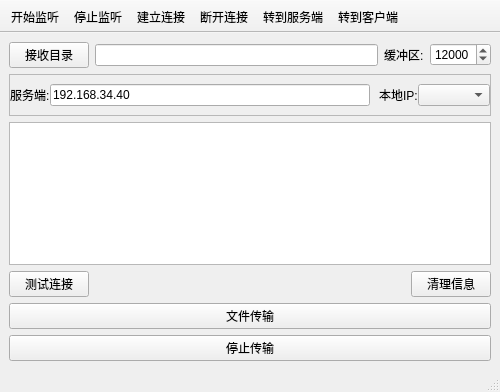
<?xml version="1.0" encoding="UTF-8"?>
<ui version="4.0">
 <class>MainWindow</class>
 <widget class="QMainWindow" name="MainWindow">
  <property name="geometry">
   <rect>
    <x>0</x>
    <y>0</y>
    <width>500</width>
    <height>392</height>
   </rect>
  </property>
  <property name="windowTitle">
   <string>MainWindow</string>
  </property>
  <property name="windowIcon">
   <iconset>
    <normaloff>:/res/icons/log.png</normaloff>:/res/icons/log.png</iconset>
  </property>
  <widget class="QWidget" name="centralwidget">
   <layout class="QVBoxLayout" name="verticalLayout_3">
    <item>
     <layout class="QHBoxLayout" name="horizontalLayout">
      <item>
       <widget class="QPushButton" name="chooseDirBtn">
        <property name="text">
         <string>接收目录</string>
        </property>
       </widget>
      </item>
      <item>
       <widget class="QLineEdit" name="dirShowLineEdit">
        <property name="sizePolicy">
         <sizepolicy hsizetype="Expanding" vsizetype="Fixed">
          <horstretch>0</horstretch>
          <verstretch>0</verstretch>
         </sizepolicy>
        </property>
       </widget>
      </item>
      <item>
       <widget class="QLabel" name="label_4">
        <property name="text">
         <string>缓冲区:</string>
        </property>
       </widget>
      </item>
      <item>
       <widget class="QSpinBox" name="spinBox_bufferSize">
        <property name="minimum">
         <number>1</number>
        </property>
        <property name="maximum">
         <number>65536</number>
        </property>
        <property name="value">
         <number>12000</number>
        </property>
       </widget>
      </item>
     </layout>
    </item>
    <item>
     <widget class="QFrame" name="frame">
      <property name="maximumSize">
       <size>
        <width>16777215</width>
        <height>42</height>
       </size>
      </property>
      <property name="frameShape">
       <enum>QFrame::StyledPanel</enum>
      </property>
      <property name="frameShadow">
       <enum>QFrame::Raised</enum>
      </property>
      <layout class="QHBoxLayout" name="horizontalLayout_6">
       <property name="spacing">
        <number>0</number>
       </property>
       <property name="leftMargin">
        <number>0</number>
       </property>
       <property name="topMargin">
        <number>0</number>
       </property>
       <property name="rightMargin">
        <number>0</number>
       </property>
       <property name="bottomMargin">
        <number>0</number>
       </property>
       <item>
        <widget class="QStackedWidget" name="stackedWidget">
         <property name="maximumSize">
          <size>
           <width>16777215</width>
           <height>40</height>
          </size>
         </property>
         <property name="currentIndex">
          <number>1</number>
         </property>
         <widget class="QWidget" name="page">
          <layout class="QVBoxLayout" name="verticalLayout_2">
           <property name="leftMargin">
            <number>0</number>
           </property>
           <item>
            <layout class="QHBoxLayout" name="horizontalLayout_3">
             <item>
              <widget class="QLabel" name="label_2">
               <property name="text">
                <string>客户端:</string>
               </property>
              </widget>
             </item>
             <item>
              <widget class="QComboBox" name="clientcomBox">
               <property name="sizePolicy">
                <sizepolicy hsizetype="Expanding" vsizetype="Fixed">
                 <horstretch>0</horstretch>
                 <verstretch>0</verstretch>
                </sizepolicy>
               </property>
              </widget>
             </item>
            </layout>
           </item>
          </layout>
         </widget>
         <widget class="QWidget" name="page_2">
          <layout class="QVBoxLayout" name="verticalLayout">
           <property name="leftMargin">
            <number>0</number>
           </property>
           <item>
            <layout class="QHBoxLayout" name="horizontalLayout_2">
             <property name="spacing">
              <number>0</number>
             </property>
             <item>
              <widget class="QLabel" name="label">
               <property name="mouseTracking">
                <bool>true</bool>
               </property>
               <property name="text">
                <string>服务端:</string>
               </property>
              </widget>
             </item>
             <item>
              <widget class="QLineEdit" name="serverAddressLineEdit">
               <property name="text">
                <string>192.168.34.40</string>
               </property>
              </widget>
             </item>
            </layout>
           </item>
          </layout>
         </widget>
        </widget>
       </item>
       <item>
        <layout class="QHBoxLayout" name="horizontalLayout_5">
         <item>
          <widget class="QLabel" name="label_3">
           <property name="text">
            <string>本地IP:</string>
           </property>
          </widget>
         </item>
         <item>
          <widget class="QComboBox" name="localIpComBox">
           <property name="sizePolicy">
            <sizepolicy hsizetype="Preferred" vsizetype="Fixed">
             <horstretch>0</horstretch>
             <verstretch>0</verstretch>
            </sizepolicy>
           </property>
          </widget>
         </item>
        </layout>
       </item>
      </layout>
     </widget>
    </item>
    <item>
     <widget class="QTextEdit" name="textEdit"/>
    </item>
    <item>
     <layout class="QHBoxLayout" name="horizontalLayout_4">
      <item>
       <widget class="QPushButton" name="testBtn">
        <property name="text">
         <string>测试连接</string>
        </property>
       </widget>
      </item>
      <item>
       <spacer name="horizontalSpacer_3">
        <property name="orientation">
         <enum>Qt::Horizontal</enum>
        </property>
        <property name="sizeHint" stdset="0">
         <size>
          <width>18</width>
          <height>20</height>
         </size>
        </property>
       </spacer>
      </item>
      <item>
       <spacer name="horizontalSpacer_4">
        <property name="orientation">
         <enum>Qt::Horizontal</enum>
        </property>
        <property name="sizeHint" stdset="0">
         <size>
          <width>13</width>
          <height>20</height>
         </size>
        </property>
       </spacer>
      </item>
      <item>
       <widget class="QPushButton" name="clearTextBtn">
        <property name="text">
         <string>清理信息</string>
        </property>
       </widget>
      </item>
     </layout>
    </item>
    <item>
     <widget class="QPushButton" name="fileTransmitBtn">
      <property name="text">
       <string>文件传输</string>
      </property>
     </widget>
    </item>
    <item>
     <widget class="QPushButton" name="stopSendBtn">
      <property name="text">
       <string>停止传输</string>
      </property>
     </widget>
    </item>
   </layout>
  </widget>
  <widget class="QStatusBar" name="statusbar"/>
  <widget class="QToolBar" name="toolBar">
   <property name="windowTitle">
    <string>toolBar</string>
   </property>
   <property name="movable">
    <bool>false</bool>
   </property>
   <property name="toolButtonStyle">
    <enum>Qt::ToolButtonTextUnderIcon</enum>
   </property>
   <attribute name="toolBarArea">
    <enum>TopToolBarArea</enum>
   </attribute>
   <attribute name="toolBarBreak">
    <bool>false</bool>
   </attribute>
   <addaction name="act_startListen"/>
   <addaction name="act_stopListen"/>
   <addaction name="act_connect"/>
   <addaction name="act_disconnect"/>
   <addaction name="act_server"/>
   <addaction name="act_client"/>
  </widget>
  <action name="act_startListen">
   <property name="icon">
    <iconset resource="resources.qrc">
     <normaloff>:/res/icons/开始监听.png</normaloff>:/res/icons/开始监听.png</iconset>
   </property>
   <property name="text">
    <string>开始监听</string>
   </property>
  </action>
  <action name="act_stopListen">
   <property name="icon">
    <iconset resource="resources.qrc">
     <normaloff>:/res/icons/停止监听.png</normaloff>:/res/icons/停止监听.png</iconset>
   </property>
   <property name="text">
    <string>停止监听</string>
   </property>
  </action>
  <action name="act_clearText">
   <property name="icon">
    <iconset resource="resources.qrc">
     <normaloff>:/res/icons/清除文本.png</normaloff>:/res/icons/清除文本.png</iconset>
   </property>
   <property name="text">
    <string>清理文本</string>
   </property>
  </action>
  <action name="act_connect">
   <property name="icon">
    <iconset resource="resources.qrc">
     <normaloff>:/res/icons/connect.png</normaloff>:/res/icons/connect.png</iconset>
   </property>
   <property name="text">
    <string>建立连接</string>
   </property>
  </action>
  <action name="act_disconnect">
   <property name="icon">
    <iconset resource="resources.qrc">
     <normaloff>:/res/icons/disconnect.png</normaloff>:/res/icons/disconnect.png</iconset>
   </property>
   <property name="text">
    <string>断开连接</string>
   </property>
  </action>
  <action name="act_server">
   <property name="icon">
    <iconset resource="resources.qrc">
     <normaloff>:/res/icons/server.png</normaloff>:/res/icons/server.png</iconset>
   </property>
   <property name="text">
    <string>转到服务端</string>
   </property>
  </action>
  <action name="act_client">
   <property name="icon">
    <iconset resource="resources.qrc">
     <normaloff>:/res/icons/client.png</normaloff>:/res/icons/client.png</iconset>
   </property>
   <property name="text">
    <string>转到客户端</string>
   </property>
  </action>
  <action name="act_test">
   <property name="icon">
    <iconset resource="resources.qrc">
     <normaloff>:/res/icons/test.png</normaloff>:/res/icons/test.png</iconset>
   </property>
   <property name="text">
    <string>测试</string>
   </property>
  </action>
  <action name="act_fileTransmit">
   <property name="icon">
    <iconset resource="resources.qrc">
     <normaloff>:/res/icons/fileSend.png</normaloff>:/res/icons/fileSend.png</iconset>
   </property>
   <property name="text">
    <string>文件传输</string>
   </property>
  </action>
 </widget>
 <resources>
  <include location="resources.qrc"/>
 </resources>
 <connections/>
</ui>
